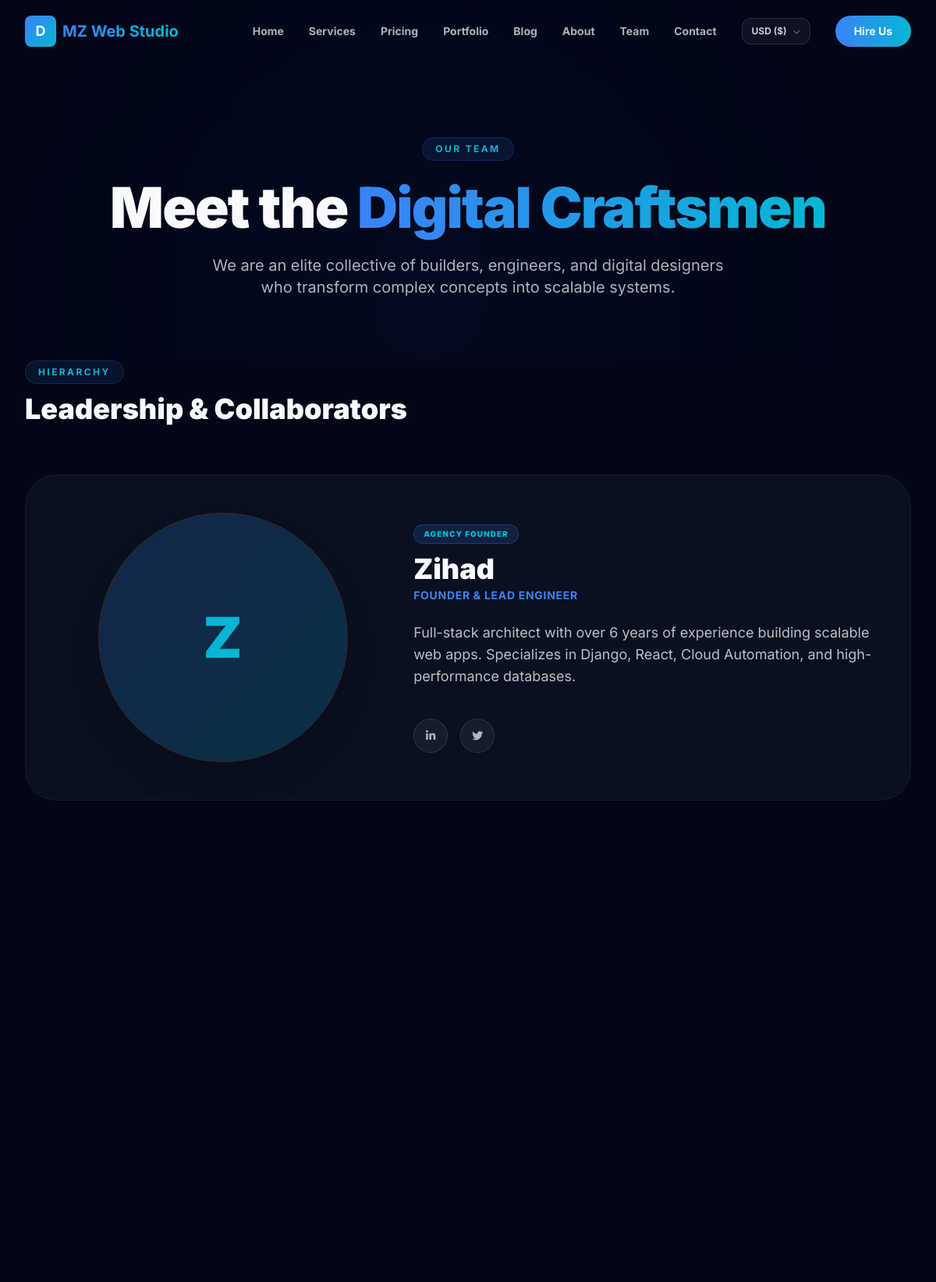
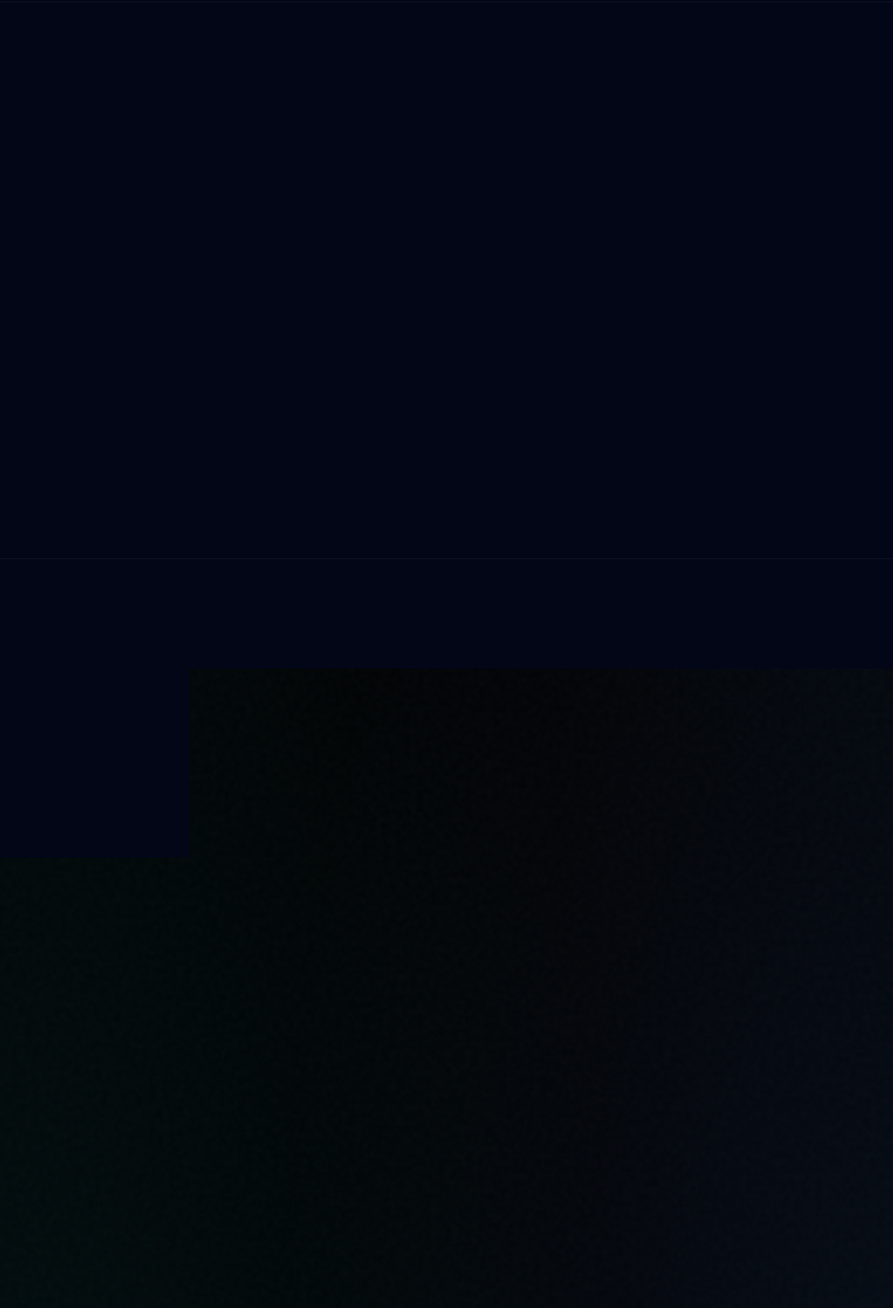
Page /team/ (upper part) on the committed database (2 pictures, top to bottom).
### devsqaud/models.py (models this page shows, shortened)
class TeamMember(models.Model):
    name = models.CharField(max_length=100)
    role = models.CharField(max_length=200)
    image = models.ImageField(upload_to='team/', blank=True, null=True)
    bio = models.TextField(blank=True)
    linkedin = models.URLField(blank=True)
    twitter = models.URLField(blank=True)
    order = models.IntegerField(default=0)
    class Meta:
        ordering = ['order']

### devsqaud/views.py (the view)
# urls.py: path('team/', views.team_view, name='team'),
def team_view(request):
    team = TeamMember.objects.all()
    context = {
        'team': team,
    }
    return render(request, 'team.html', context)

### devsqaud/context_processors.py (called while the page is built)
def site_config_context(request):
    return {
        'site': SiteConfig.load(),
    }

def currency_context(request):
    currency = request.session.get('currency', 'USD')
    symbols = {
        'USD': '$',
        'BDT': '৳',
        'EUR': '€',
        'GBP': '£',
        'SAR': '﷼',
        'AED': 'د.إ'
    }
    return {
        'active_currency': currency,
        'currency_symbol': symbols.get(currency, '$'),
    }

### devsqaud/models.py (called while the page is built)
    @classmethod
    def load(cls):
        obj, _ = cls.objects.get_or_create(pk=1)
        return obj

### templates/team.html (shortened to what this page needs)
{% extends 'base.html' %}
{% load static %}
{% block content %}
<section class="relative pt-44 pb-20 overflow-hidden bg-brand-bg">
    <div class="absolute inset-0">
        <div class="absolute top-1/4 left-1/4 w-[500px] h-[500px] bg-brand-primary/5 rounded-full blur-[150px] animate-pulse-slow"></div>
    </div>
    <div class="relative z-10 max-w-7xl mx-auto px-4 sm:px-6 lg:px-8 text-center space-y-6">
        <span class="inline-block px-4 py-1.5 text-xs font-bold tracking-[0.2em] uppercase text-brand-accent bg-brand-primary/10 border border-brand-primary/20 rounded-full">Our Team</span>
        <h1 class="text-5xl sm:text-7xl font-black text-brand-text tracking-tight">
            Meet the <span class="bg-gradient-to-r from-brand-primary to-brand-accent bg-clip-text text-transparent">Digital Craftsmen</span>
        </h1>
        <p class="text-brand-text/70 max-w-2xl mx-auto text-lg sm:text-xl leading-relaxed">
            We are an elite collective of builders, engineers, and digital designers who transform complex concepts into scalable systems.
        </p>
    </div>
</section>
<section class="relative pb-32 bg-brand-bg">
    <div class="max-w-7xl mx-auto px-4 sm:px-6 lg:px-8">
        <div class="mb-16 scroll-reveal">
            <span class="inline-block px-4 py-1.5 text-xs font-bold tracking-[0.2em] uppercase text-brand-accent bg-brand-primary/10 border border-brand-primary/20 rounded-full mb-3">Hierarchy</span>
            <h2 class="text-3xl sm:text-4xl font-black text-brand-text">Leadership & Collaborators</h2>
        </div>
        <div class="space-y-16">
            {% for member in team %}
            {% if forloop.first %}
            <div class="glass-card bg-[#111827]/60 border border-white/5 rounded-[2.5rem] p-8 lg:p-12 scroll-reveal hover:border-brand-primary/30 hover:shadow-[0_0_50px_rgba(59,130,246,0.06)] transition-all duration-500">
                <div class="grid grid-cols-1 lg:grid-cols-12 gap-10 items-center">
                    <div class="lg:col-span-5 flex justify-center">
                        <div class="relative w-64 h-64 lg:w-80 lg:h-80 rounded-full overflow-hidden border-2 border-white/10 shadow-2xl group">
                            {% if member.image %}
                            <img src="{{ member.image.url }}" alt="{{ member.name }}" class="w-full h-full object-cover group-hover:scale-105 transition-transform duration-500">
                            {% else %}
                            <div class="w-full h-full bg-gradient-to-br from-brand-primary/20 to-brand-accent/20 flex items-center justify-center text-brand-accent font-black text-7xl select-none">
                                {{ member.name|slice:":1" }}
                            </div>
                            {% endif %}
                        </div>
                    </div>
                    <div class="lg:col-span-7 space-y-6">
                        <div>
                            <span class="inline-block px-3 py-1 bg-brand-primary/15 border border-brand-primary/30 text-brand-accent text-[10px] font-black tracking-widest uppercase rounded-full mb-3">Agency Founder</span>
                            <h3 class="text-3xl sm:text-4xl font-black text-brand-text">{{ member.name }}</h3>
                            <p class="text-brand-primary font-bold text-sm tracking-wider mt-1 uppercase">{{ member.role }}</p>
                        </div>
                        <p class="text-brand-text/75 text-base sm:text-lg leading-relaxed">
                            {{ member.bio }}
                        </p>
                        <div class="flex items-center space-x-4 pt-4">
                            {% if member.linkedin %}
                            <a href="{{ member.linkedin }}" target="_blank" class="w-11 h-11 rounded-full bg-white/5 border border-white/10 text-brand-text/70 flex items-center justify-center hover:bg-brand-primary hover:text-white hover:border-brand-primary transition-all duration-300">
                                <i class="fab fa-linkedin-in text-sm"></i>
                            </a>
                            {% endif %}
                            {% if member.twitter %}
                            <a href="{{ member.twitter }}" target="_blank" class="w-11 h-11 rounded-full bg-white/5 border border-white/10 text-brand-text/70 flex items-center justify-center hover:bg-brand-primary hover:text-white hover:border-brand-primary transition-all duration-300">
                                <i class="fab fa-twitter text-sm"></i>
                            </a>
                            {% endif %}
                        </div>
                    </div>
                </div>
            </div>
            {% endif %}
            {% endfor %}
            <div class="grid grid-cols-1 md:grid-cols-2 gap-8 pt-8">
            </div>
        </div>
    </div>
</section>
<section class="relative py-28 bg-[#020617] border-t border-white/5">
    <div class="max-w-7xl mx-auto px-4 sm:px-6 lg:px-8">
        <div class="grid grid-cols-1 md:grid-cols-2 lg:grid-cols-4 gap-8">
        </div>
    </div>
</section>
<section class="relative py-28 bg-brand-bg border-t border-white/5">
    <div class="max-w-7xl mx-auto px-4 sm:px-6 lg:px-8">
        <div class="grid grid-cols-1 lg:grid-cols-12 gap-16 items-center">
        </div>
    </div>
</section>
<section class="relative py-24 bg-[#020617] border-t border-white/5">
</section>
{% endblock %}

### static/css/styles.css (style rules this page uses)
:root { --bg-primary: #000000; --bg-surface: #0a0a0a; --bg-surface-light: #121212; --accent: #f97316; --accent-light: #fbbf24; --accent-dark: #ea580c; --accent-glow: rgba(59, 130, 246, 0.15); }
html { scroll-behavior: smooth; }
.glass-card { background: rgba(255, 255, 255, 0.015); backdrop-filter: blur(25px); -webkit-backdrop-filter: blur(25px); border: 1px solid rgba(255, 255, 255, 0.05); transition: all 0.5s cubic-bezier(0.4, 0, 0.2, 1); }
.scroll-reveal { opacity: 0; transform: translateY(30px); transition: all 0.8s cubic-bezier(0.4, 0, 0.2, 1); }
.scroll-reveal.revealed { opacity: 1; transform: translateY(0); }

### rows in the picture
TeamMember: name "Z", name "Zihad", role "FOUNDER & LEAD ENGINEER", bio "Full-stack architect with over 6 years of experience building scalable web apps. Specializes in Django, React, Cloud Automation, and high-performance databases."

### other values in the picture
{{ active_currency|default:"USD" }} "USD"
{{ currency_symbol|default:"$" }} "$"
